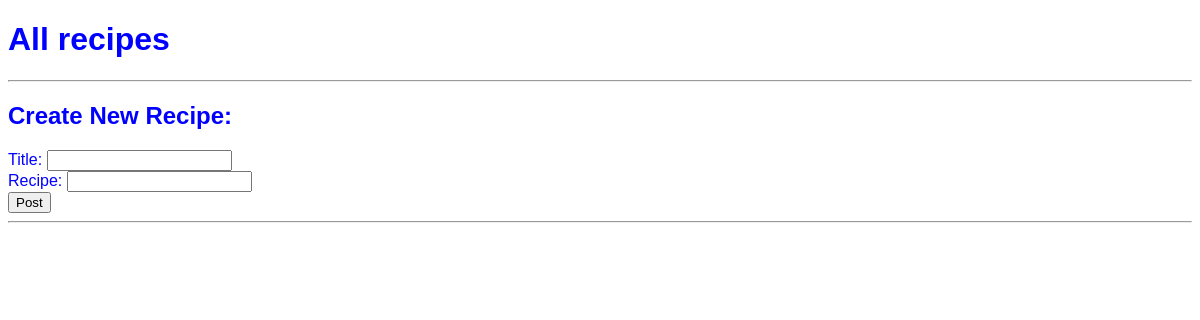
Before: /recipes/ with the older database file.
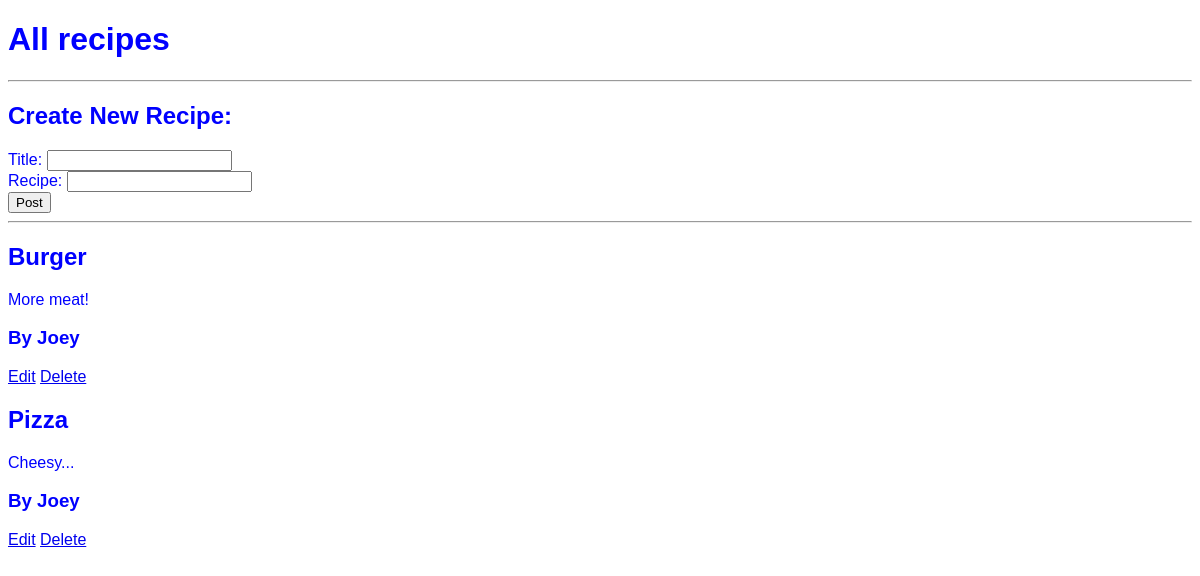
After: the same page with the newer database file.
### main.py (models this page shows, shortened)
class Recipe(db.Model):
    __tablename__ = "recipes"
    id = db.Column(db.Integer, primary_key=True)
    title = db.Column(db.String(100), nullable=False, unique=True)
    description = db.Column(db.Text, nullable=False)
    author = db.Column(db.String(50))
    date_posted = db.Column(
        db.DateTime, nullable=False, default=datetime.now(timezone.utc)
    )

### main.py (the view)
@app.route("/recipes/", methods=["GET", "POST"])
def recipes():
    if request.method == "POST":
        recipe_title = request.form["title"]
        recipe_description = request.form["description"]
        new_recipe = Recipe(
            title=recipe_title, description=recipe_description, author="Joey"
        )
        db.session.add(new_recipe)
        db.session.commit()
        return redirect("/recipes/")
    else:
        all_recipes = Recipe.query.order_by(Recipe.date_posted).all()
        return render_template("recipes.html", recipes=all_recipes)

### templates/recipes.html (shortened to what this page needs)
{% extends 'base.html' %}
{% block body %}
<h1>All recipes</h1>
<hr>
<h2>Create New Recipe: </h2>
<form action='/recipes' method='POST'>
  Title: <input type='text' name='title' id='title'><br>
  Recipe: <input type='text' name='description' id='description'><br>
  <input type='submit' value='Post'>
</form>
<hr>
{% for recipe in recipes %}
<h2>{{ recipe.title }}</h2>
<p>{{ recipe.description }}
<p>
  {% if recipe.author %}
<h3>By {{recipe.author}}</h3>
{% else %}
<h3>N/A</h3>
{% endif %}
<a href='/recipes/edit/{{ recipe.id }}'>Edit</a>
<a href='/recipes/delete/{{ recipe.id }}'>Delete</a>
{% endfor %}
{% endblock %}

### templates/base.html (shortened to what this page needs)
<!DOCTYPE html>
<html lang="en">
<head>
  <link rel="stylesheet" href="{{ url_for('static', filename='css/main.css') }}">
</head>
<body>
  <main>
    {% block body %} {% endblock %}
  </main>
</body>
</html>

### static/css/main.css (style rules this page uses)
body { font-family: Helvetica; color: blue; }

Changed rows visible on the page:
added Recipe: title "Burger", description "More meat!", author "Joey"
added Recipe: title "Pizza", description "Cheesy...", author "Joey"
